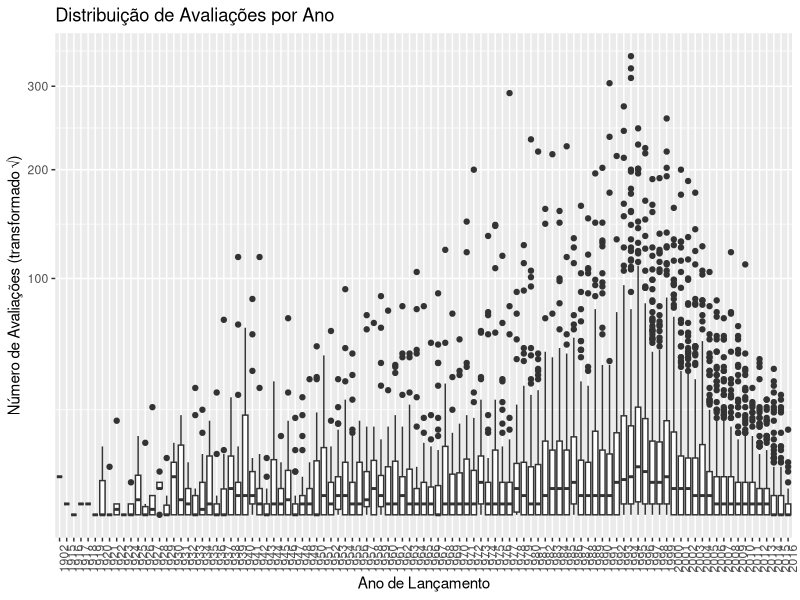
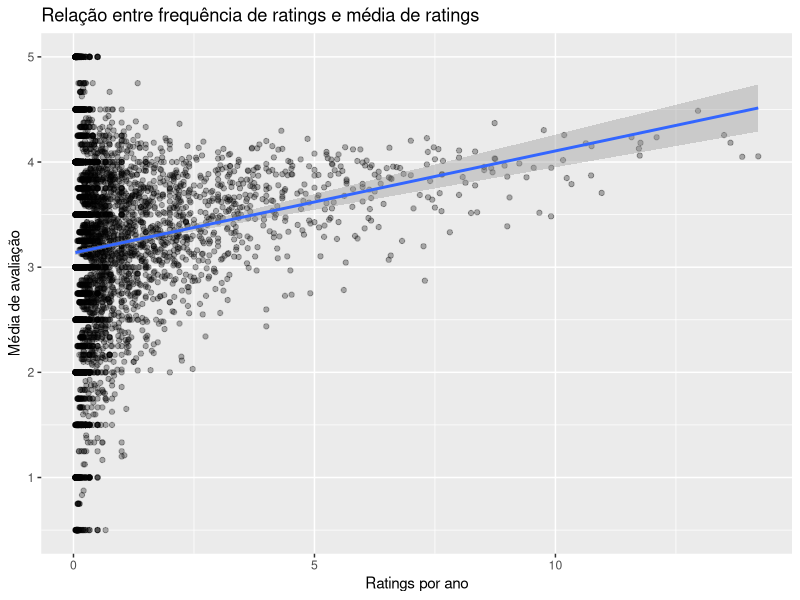
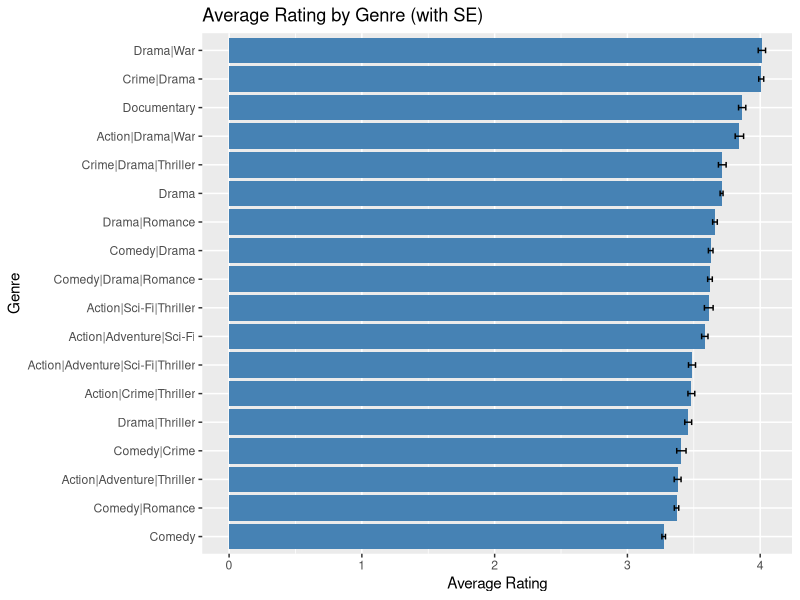

The R script that drew these images, in order: (Note: this script raises an error after producing the figures.)
library(tidyverse)
library(dslabs)
data("movielens")

# Contar número de ratings por filme e por ano
ratings_per_movie <- movielens %>%
  filter(!is.na(year)) %>%         # garantimos que o year existe
  group_by(movieId, year) %>%
  summarize(n_ratings = n(), .groups = "drop")




ratings_per_movie %>%
  ggplot(aes(x = factor(year), y = n_ratings)) +
  geom_boxplot() +
  scale_y_sqrt() +
  theme(axis.text.x = element_text(angle = 90, hjust = 1)) +
  labs(
    x = "Ano de Lançamento",
    y = "Número de Avaliações (transformado √)",
    title = "Distribuição de Avaliações por Ano"
  )



ratings_per_movie %>%
  group_by(year) %>%
  summarize(median_ratings = median(n_ratings)) %>%
  arrange(desc(median_ratings)) %>%
  slice(1)






library(tidyverse)
library(dslabs)
data("movielens")

# 1) Calcular stats por filme
movie_stats <- movielens %>%
  filter(year >= 1993) %>%
  group_by(movieId, title, year) %>%
  summarize(
    n_ratings = n(),
    avg_rating = mean(rating),
    .groups = "drop"
  ) %>%
  mutate(
    ratings_per_year = n_ratings / (2018 - year)
  )

# 2) Top 25 filmes por ratings_per_year
top25 <- movie_stats %>%
  arrange(desc(ratings_per_year)) %>%
  slice(1:25)

# 3) Média de rating de The Shawshank Redemption dentro do top25
shawshank_avg <- top25 %>%
  filter(str_detect(title, "Shawshank Redemption")) %>%
  pull(avg_rating)

# 4) Ratings_per_year de Forrest Gump
forrest_rpy <- movie_stats %>%
  filter(str_detect(title, "Forrest Gump")) %>%
  pull(ratings_per_year)

# Imprimir resultados
cat("Média de rating de The Shawshank Redemption (entre top 25):", shawshank_avg, "\n")
cat("Ratings por ano de Forrest Gump:", forrest_rpy, "\n")



movie_stats %>% 
  filter(year >= 1993) %>%
  ggplot(aes(x = ratings_per_year, y = avg_rating)) +
  geom_point(alpha = 0.3) +
  geom_smooth(method = "lm") +
  labs(
    x = "Ratings por ano",
    y = "Média de avaliação",
    title = "Relação entre frequência de ratings e média de ratings"
  )


library(tidyverse)
library(dslabs)
data("movielens")

# Calcular média e erro padrão por categoria de gênero (sem separar os múltiplos)
genre_stats <- movielens %>%
  group_by(genres) %>%
  summarize(
    n = n(),
    avg_rating = mean(rating),
    se = sd(rating) / sqrt(n),
    .groups = "drop"
  ) %>%
  filter(n > 1000)

# Plotar o gráfico com barras de erro
genre_stats %>%
  ggplot(aes(x = reorder(genres, avg_rating), y = avg_rating)) +
  geom_col(fill = "steelblue") +
  geom_errorbar(aes(ymin = avg_rating - se, ymax = avg_rating + se), width = 0.2) +
  coord_flip() +
  labs(
    x = "Genre",
    y = "Average Rating",
    title = "Average Rating by Genre (with SE)"
  )




genre_stats %>%
  arrange(avg_rating) %>%
  slice(1)



# Ordenar pela média da nota (score), da maior para a menor
top_10 <- schools %>%
  arrange(desc(score)) %>%
  slice(1:10)

# Mostrar apenas id, size, e score
top_10 %>%
  select(id, size, score)
